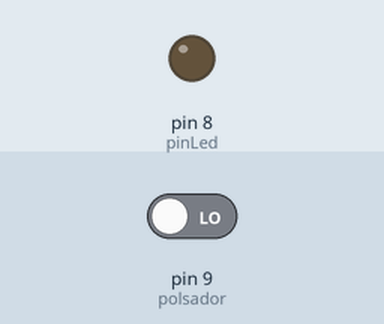
Bench run of a sketch on a simulated Arduino Uno, built with avr-gcc and run on an emulated ATmega328P. Shown: output pins drawn as LEDs (lit = HIGH). Inputs (shaded band) come from the test bench; at power-on: pin 9 (polsador) LOW.

Above: at 1.2 s.
1.3 s: pin 9 (polsador) driven HIGH
At 2.6 s:
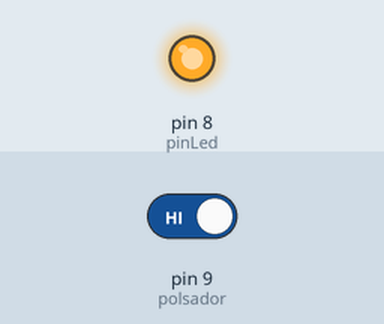
2.9 s: pin 9 (polsador) driven LOW
At 3.8 s:
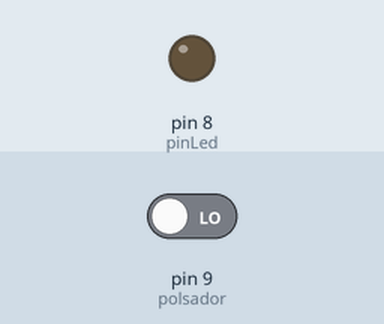
Timing chart, 0 to 5.9 s (numbered marks = the images above; inputs shaded):
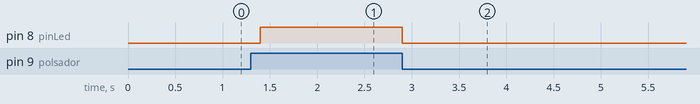

The sketch:

04_Pulsador_actuando_sobre_un_LED.ino
```cpp
const int pinLed = 8;
const int polsador = 9;

void setup() {
  pinMode(pinLed, OUTPUT);
  pinMode(polsador, INPUT);
}

void loop() {
  if (digitalRead(polsador) == HIGH) {
    delay(100);
    digitalWrite(pinLed, HIGH);
  } else {
    digitalWrite(pinLed, LOW);
  }
}
```

Measured:
- after the input at 1.3 s, pin 8 (pinLed): LOW → HIGH after 0.10 s
- after the input at 2.9 s, pin 8 (pinLed): HIGH → LOW at once
